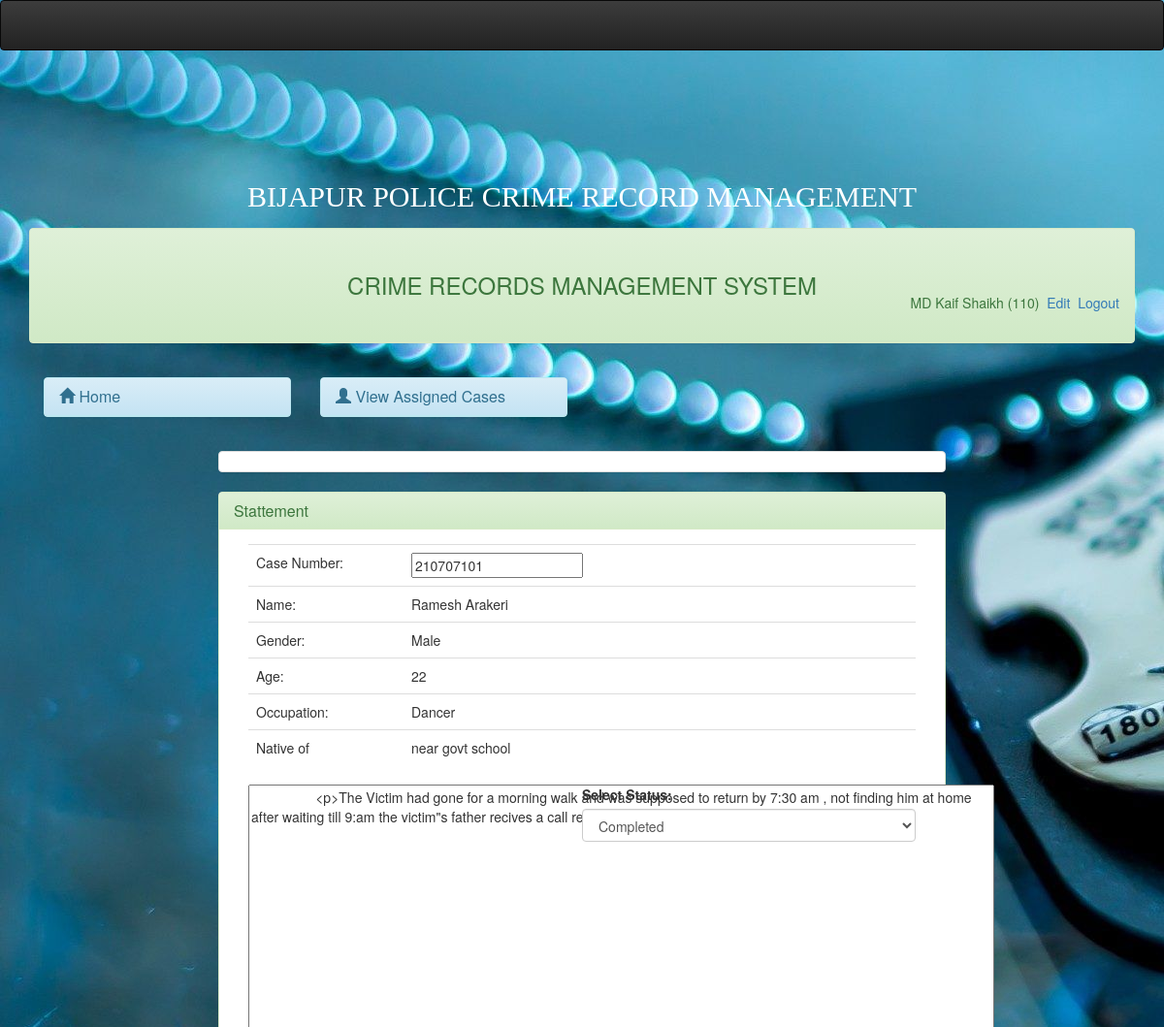
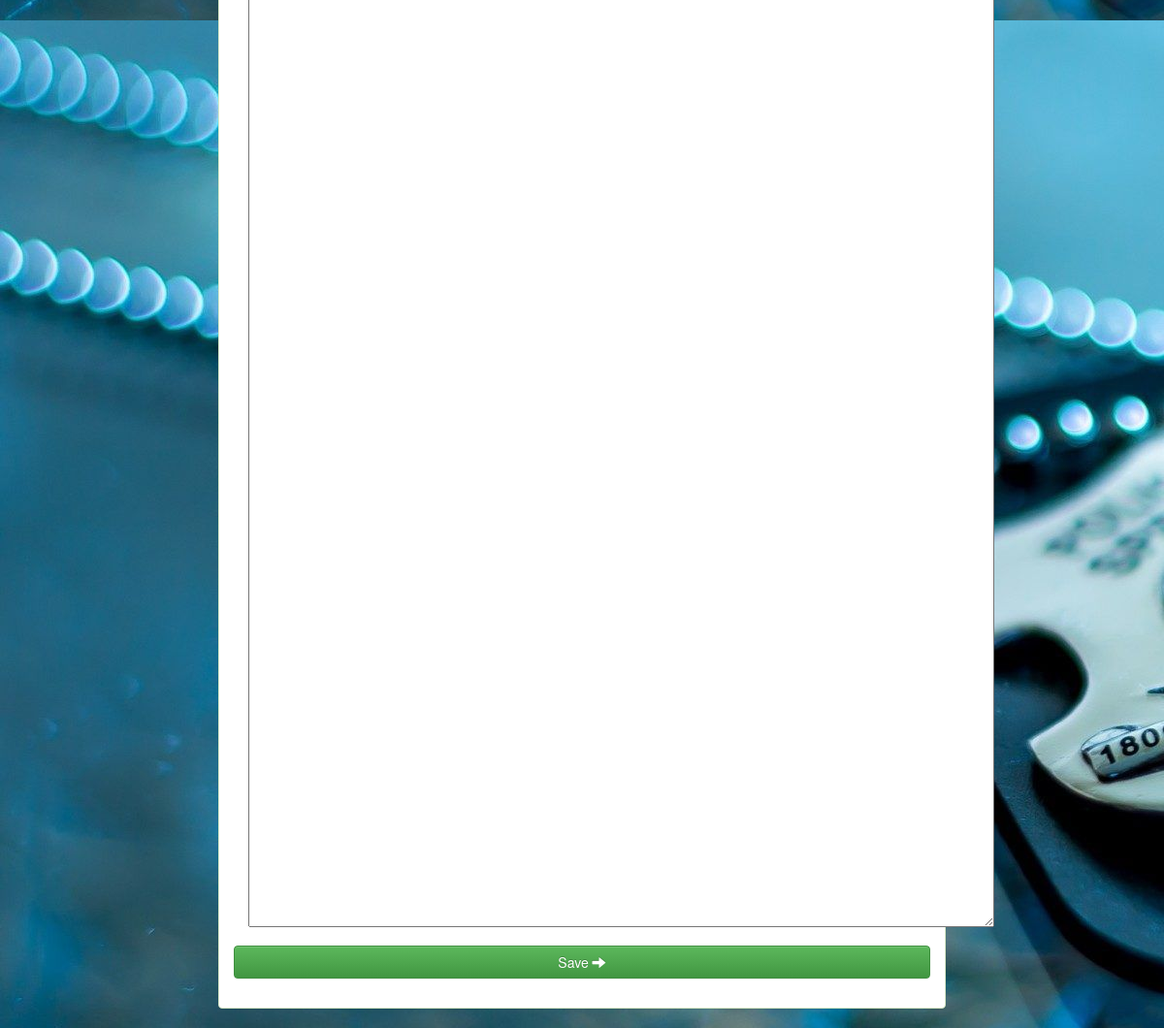
Screenshot of /cid/cidstatement.php?edit=210707101 (signed in) with the database file from the repository (2 pictures, top to bottom).
### tables this page shows
CREATE TABLE `userlogin` (
  `id` int(11) NOT NULL,
  `staffid` varchar(20) NOT NULL,
  `status` varchar(50) NOT NULL,
  `password` varchar(50) NOT NULL,
  `surname` varchar(50) NOT NULL,
  `othernames` varchar(50) NOT NULL
);

CREATE TABLE `complaint` (
  `case_id` varchar(20) NOT NULL,
  `comp_name` varchar(100) NOT NULL,
  `tel` varchar(10) NOT NULL,
  `occupation` varchar(20) NOT NULL,
  `region` varchar(50) NOT NULL,
  `district` varchar(100) NOT NULL,
  `loc` varchar(50) NOT NULL,
  `addrs` varchar(100) NOT NULL,
  `age` int(3) NOT NULL,
  `gender` varchar(6) NOT NULL,
  `date_added` timestamp NOT NULL DEFAULT current_timestamp() ON UPDATE current_timestamp()
);

CREATE TABLE `case_table` (
  `case_id` varchar(20) NOT NULL,
  `statement` varchar(200) NOT NULL,
  `caseid` int(11) NOT NULL,
  `date_added` datetime DEFAULT NULL,
  `staffid` varchar(30) NOT NULL,
  `case_type` varchar(50) NOT NULL,
  `status` varchar(50) NOT NULL,
  `cid` varchar(20) NOT NULL DEFAULT 'Not Yet',
  `complete_date` date NOT NULL,
  `diary_of_action` varchar(200) NOT NULL
);

### cid/session.php (called while the page is built, shortened)
<?php
$session_id=$_SESSION['staffid'];
?>

### cid/cidstatement.php (the view, shortened to what this page needs)
<?php
include('header.php');
include('dbconnect.php');
 ?>
<div class="container-fluid">
      <?php include('menubar.php')?>
	<?php
	$caseid=$_GET['edit'];
$statement='';
$status='';
	?>
<div class="container-fluid">
	<div class="col-md-2"></div>
	<div class="col-md-8">
		<ul class="list-group" id="myinfo" >
			<li class="list-group-item" id="mylist"></li>
		</ul>
			<div class="panel panel-success">
					  	<div class="panel-heading">
					  		<h3 class="panel-title">Stattement</h3>
					  	</div>
			<div class="panel-body">
			 <div class="container-fluid">
					<form class="form-horizontal" action="savecidstatement.php" method="post" role="form">
					  	<div class="form-row">
					  <?php
			 		$query=mysqli_query($dbcon,"select * from complaint where case_id='$caseid'");
		while($row = mysqli_fetch_array($query)){
			?>
			 			 <table class="table">
			 			 	<tr>
			 			 		<td width="160px">Case Number:</td><td> <input type="text" value="<?php echo $caseid?>" readonly="" name="caseid"> </td>
			 			 	</tr>
			 			 	<tr>
			 			 		<td>Name:</td><td><?php echo $row['comp_name']?></td>
			 			 	</tr>
			 			 	<tr>
			 			 		<td>Gender:</td><td><?php echo $row['gender']?></td>
			 			 	</tr>
			 			 	<tr>
			 			 		<td>Age:</td><td><?php echo $row['age']?></td>
			 			 	</tr>
			 			 	<tr>
			 			 		<td>Occupation:</td><td><?php echo $row['occupation']?></td>
			 			 	</tr>
			 			 	<tr>
			 			 		<td>Native of </td><td><?php echo $row['loc']?></td>
			 			 	</tr>
			 			 <?php
			 			 }
			 			 $query=mysqli_query($dbcon,"select * from case_table where case_id='$caseid'");
		while($row = mysqli_fetch_array($query)){
			 			 		$statement= $row['statement'];
			 			 		$status= $row['status'];
			 			 }
			 			 ?>
			 			 </table>
					  	 </div>
					  	<div class="form-row">
					  	<div class="col-md-6">
					  	<div class="form-group">
									     <textarea class="ckeditor"  name="statement" id="ckeditor" rows="60" cols="100">
                 <?php echo $statement; ?>
            </textarea>
							 </div>
						</div>
<div class="col-md-6">
					  	<div class="form-group">
									    <label for="">Select Status:</label>
									    <select class="form-control" name="status" id ="crime" required="">
									    	 <option  value="<?php echo $status; ?>"><?php if($status==''){echo 'Select';}else{echo $status;}  ?></option>
									    	</select>
							 </div>
						</div>
					  	 </div>
					  <div class="form-group">
					  <button  type="submit" name="savecidstatement" class="btn btn-success form-control">Save
					  <span class="glyphicon glyphicon-arrow-right" aria-hidden="true"></span>
					  </button>
					</div>
					</form>
				</div>
			</div>
		</div>
	</div>
	<div class="col-md-2"></div>
</div>
</body>
</html>

### cid/menubar.php
<div class="col-md-12">
	<div class="panel panel-success">
		<div class="panel-heading" style="padding-bottom: 50px;">
			<center><h3 style="position: relative;top:15px;">CRIME RECORDS MANAGEMENT SYSTEM</h3></center>
					<?php
					include('session.php');
					include('dbconnect.php');
					$query= mysqli_query($dbcon,"select * from userlogin where staffid = '$session_id'")or die(mysql_error());
					$row = mysqli_fetch_array($query);
					?>
                           <span class="pull-right">
                              <?php echo $row['surname']." ". $row['othernames']." (" .$row['staffid'].")";  ?>
                                 <a href="profile.php"><i class="icon-signout icon-large"></i>&nbsp;Edit</a>
                                  <a href="logout.php"><i class="icon-signout icon-large"></i>&nbsp;Logout</a>
                                 </span>
                   </div>
		</div>
		<div class="panel-body">
			<div class="row">
				<div class="col-md-3">
					<div class="panel panel-info">
						<div class="panel-heading">
							<h3 class="panel-title"> <a href="index.php">
								<span class="glyphicon glyphicon-home" aria-hidden="true"></span> Home</a>
						</div>
					</div>
				</div>
				<div class="col-md-3">
					<div class="panel panel-info">
						<div class="panel-heading">
							<h3 class="panel-title"> <a href="index.php">
								<span class="glyphicon glyphicon-user" aria-hidden="true"></span> View Assigned Cases</a>
						</div>
					</div>
				</div>
			</div>
		</div>
	</div>
</div>

### cid/assets/css/simple-sidebar.css (style rules this page uses)
body { overflow-x: hidden; }

### rows the page displays
userlogin: surname "MD Kaif", othernames "Shaikh", staffid "110"
complaint: comp_name "Ramesh Arakeri", gender "Male", age "22", occupation "Dancer", loc "near govt school"
case_table: statement "<p>The Victim had gone for a morning walk and was supposed to return by 7:30 am , not finding him at home after waiting till 9:am the victim\"s father recives a call regarding a dead body found", status "Completed"
